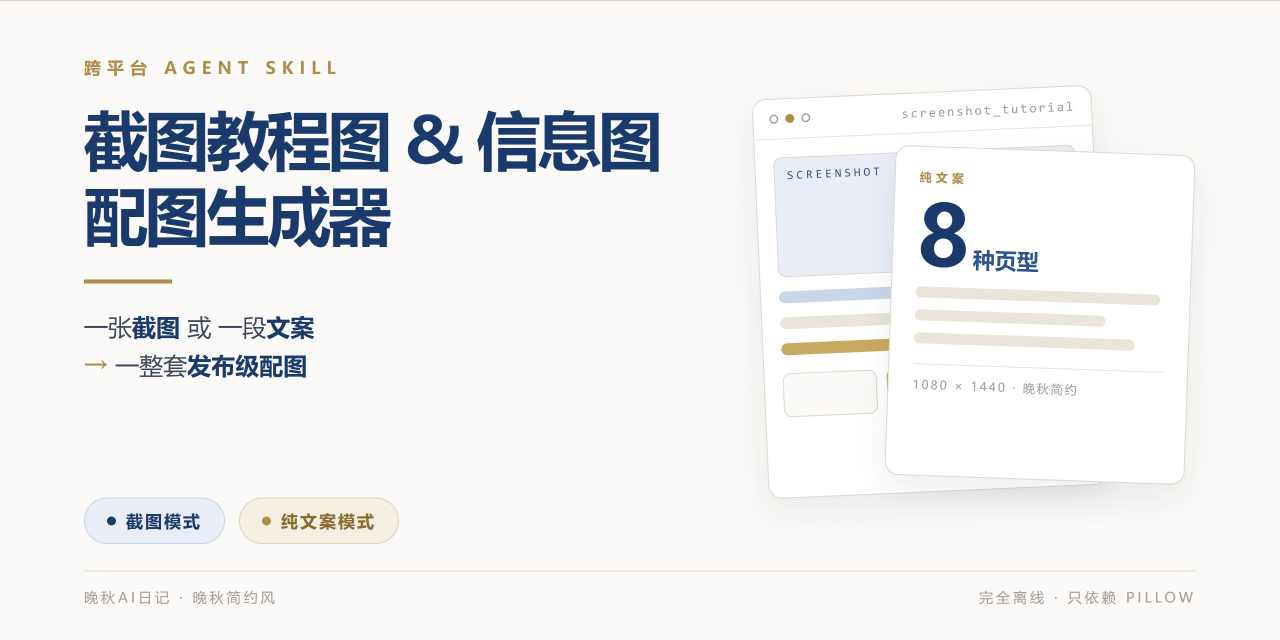
#> input picture assets/cover.png, 2560 x 1280 px (shown at 1/2 size)
$ python -i screenshot_v2.py   (imports and definitions only)
#> lines starting #> are read from the running program, lines starting #| are printed output that depends on the picture
### scripts/render.py
#!/usr/bin/env python
"""用系统浏览器(无头)把 HTML 渲染成高清 PNG。
用法: python render.py <html_path> <out_png> [width] [height] [scale]
默认 1080x1440 (3:4 竖版), scale=2 -> 输出 2160x2880。
自动查找 Edge / Chrome / Chromium。
"""
import sys, os, subprocess, tempfile, shutil, glob
import re
from html import escape as _html_escape


# ==========================================================
# 文本转义（两个渲染器共用）
# ==========================================================
# 允许保留的少量排版标签（历史配置用过 <b>/<em>），其余标签一律丢弃。
_SAFE_TAGS = ("b", "strong", "em", "i", "br")
# 必须匹配到完整的 `>` 才算标签：否则 "<script>" 只吃掉 "<script"，
# 会在页面上留下孤零零的 ">"，而保留的 "<b" 又少了闭合符会把后面正文吞掉。
_TAG_RE = re.compile(r"<\s*(/?)\s*([a-zA-Z][a-zA-Z0-9]*)([^<>]*)>")
_TOKEN = "\x01%d\x01"


# [32 lines left out: functions esc, esc_cfg, not called in this run]


def safe_env():
    """无头浏览器所需的「最小环境」。

    Windows 依赖 SYSTEMROOT/TEMP/USERPROFILE，macOS/Linux 依赖 HOME/TMPDIR/LANG；
    只保留 Windows 那套会让 Linux 上的浏览器找不到配置目录、字体回退异常。
    """
    keys = ("PATH", "SYSTEMROOT", "TEMP", "TMP", "TMPDIR", "USERPROFILE",
            "HOME", "LANG", "LC_ALL", "XDG_CONFIG_HOME", "XDG_CACHE_HOME")
    env = {k: os.environ[k] for k in keys if os.environ.get(k)}
    env.setdefault("PATH", os.environ.get("PATH", ""))
    return env


# [91 lines left out: functions file_url, find_browser, main, not called in this run]


# [2 lines that do not run on import are left out]

### scripts/screenshot_v2.py
#!/usr/bin/env python
# -*- coding: utf-8 -*-
"""screenshot_v2 —— 截图模式 × 晚秋简约风（v2 表意型排版）渲染器。

由 stylelab_20260901/make_shot_v2.py 原型移植进 skill（2026-09-01）。
设计原则承接 v2 引擎结论：
1. 纯排版 + 1px 细线，无彩虹功能色、无渐变徽章、无重投影、无 3D 插画。
2. 每页 flex 撑满 1080×1440，不允许底部大片真空。
3. 字号阶梯固定；品牌色从截图主色自动推导（降饱和、压暗成「高级感」色），
   金色 #B08D45 只做小面积强调。
4. 细节裁剪是「碎片」不是完整页面：不加浏览器假地址条，只加细线框；
   碎片高度 < 300px 时自动放大（最多 2 倍）保证可读。
5. 无头渲染必须传最小环境变量（SAFE_ENV）：宿主注入的 NODE_OPTIONS 等
   变量会让 Edge 无头模式秒退。

用法（CLI，与 run_screenshot_tutorial.py --style v2 配套）：
    python scripts/screenshot_v2.py <v2_config.json>

v2_config.json 结构（见 run_screenshot_tutorial.build_v2_config）：
    screenshot / brand / brand_main / brand_sub / url / subtitle /
    series / category / cover{kicker,title_lines,subtitle,show_screenshot,note,date} /
    items[{num,title,desc}] / details[{slug,idx,tag,title,lead,coords,value,tip,steps}]
    可选 out_dir：输出目录（默认 <skill根>/output）
"""
import collections
import colorsys
import json
import os
import shutil
import subprocess
import sys
import tempfile
import time

from PIL import Image

SCRIPT_DIR = os.path.dirname(os.path.abspath(__file__))
SKILL_ROOT = os.path.dirname(SCRIPT_DIR)
sys.path.insert(0, SCRIPT_DIR)
from render import find_browser, esc_cfg, safe_env, file_url  # noqa: E402

# 无头浏览器的最小环境（实现见 render.safe_env，跨平台通用）
SAFE_ENV = safe_env()

GOLD = "#B08D45"
GOLD2 = "#C9A961"


# ==========================================================
# 色彩：从截图推导品牌色（降饱和、压暗）
# ==========================================================
def _hsl_to_hex(h, s, v):
    r, g, b = colorsys.hsv_to_rgb(h, s, v)
    return "#%02X%02X%02X" % (round(r * 255), round(g * 255), round(b * 255))


def _pixels(im):
    """兼容 Pillow 12/14：getdata() 在 Pillow 14 移除。"""
    if hasattr(im, "get_flattened_data"):
        return im.get_flattened_data()
    return im.getdata()


def _rgb(hx):
    hx = hx.lstrip("#")
    return [int(hx[i:i + 2], 16) for i in (0, 2, 4)]


def _mix(hx1, hx2, t):
    """把 hx1 按比例 t 混进 hx2（t 越大越接近 hx1）。"""
    a, b = _rgb(hx1), _rgb(hx2)
    return "#%02X%02X%02X" % tuple(round(a[i] * t + b[i] * (1 - t)) for i in range(3))


def pick_accent(img_path, default="#1A3A6B", v=0.34, s_cap=0.60):
    """从截图里挑主色相，再压成可用作品牌色的深色。

    v / s_cap 需要按主题分别给：浅色主题压在 v=0.34（够深才压得住暖白底），
    深色主题要抬到 v=0.62（否则和 #151A22 的底糊在一起看不见）。
    """
    im = Image.open(img_path).convert("RGB").resize((72, 72))
    cand = []
    for r, g, b in _pixels(im):
        h, s, val = colorsys.rgb_to_hsv(r / 255.0, g / 255.0, b / 255.0)
        if s > 0.30 and 0.15 < val < 0.95:
            cand.append((h, s, val))
    if len(cand) < 40:
        return default
    buckets = collections.Counter(int(h * 36) for h, s, v_ in cand)
    hb = buckets.most_common(1)[0][0]
    sel = [x for x in cand if int(x[0] * 36) == hb]
    h = sum(x[0] for x in sel) / len(sel)
    s = min(s_cap, sum(x[1] for x in sel) / len(sel) + 0.10)
    return _hsl_to_hex(h, s, v)


def is_dark(img_path):
    im = Image.open(img_path).convert("L").resize((48, 48))
    px = list(_pixels(im))
    return sum(px) / len(px) < 110


def _hex_to_hsv(hx):
    hx = hx.lstrip("#")
    r, g, b = (int(hx[i:i + 2], 16) / 255.0 for i in (0, 2, 4))
    return colorsys.rgb_to_hsv(r, g, b)


def _lighten(hx, dl):
    h, s, v = _hex_to_hsv(hx)
    return _hsl_to_hex(h, s, min(0.92, v + dl))


def build_tokens(img_path):
    if is_dark(img_path):
#> in is_dark, `im = Image.open(img_path).convert("L").resize((48, 48))`:
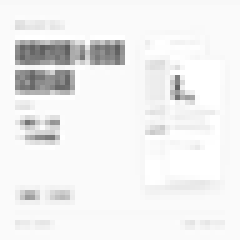
#> im: PIL image 48x48 L (shown 5 times larger); min 93, max 255, mean 239.4
#> in is_dark, `px = list(_pixels(im))`: px = 2304 values, max 255 at index 341, min 93 at index 440, mean 239.4
        base = {
            "bg": "#151A22", "ink": "#E8ECF3", "ink2": "#C2CAD8", "ink_soft": "#8B95A7",
            "line": "#333B49", "line2": "#272E3A", "card": "#1B212B",
            "brand": pick_accent(img_path, "#7FA3D8", v=0.62, s_cap=0.55),
        }
        base["brand2"] = _lighten(base["brand"], 0.14)
        base["brand_soft"] = _mix(base["brand"], base["bg"], 0.42)
        base["brand_tint"] = _mix(base["brand"], base["card"], 0.20)
    else:
        base = {
            "bg": "#FBFAF8", "ink": "#12203C", "ink2": "#3E4759", "ink_soft": "#6C7686",
            "line": "#DED9CE", "line2": "#EAE5DA", "card": "#FFFFFF",
            "brand": pick_accent(img_path, "#1A3A6B", v=0.34, s_cap=0.60),
        }
#> in pick_accent, `im = Image.open(img_path).convert("RGB").resize((72, 72))`:
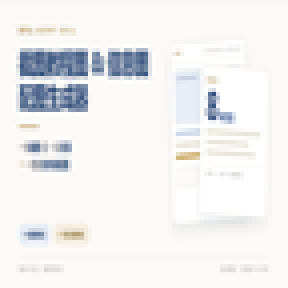
#> im: PIL image 72x72 RGB (shown 4 times larger); mean R, G, B 239, 239.7, 240.1
#> the loop in pick_accent, `for r, g, b in _pixels(im):` made 5184 passes
#> (h, s, val) on passes 1 to 3: (0.0833, 0.0161, 0.976), (0.0833, 0.0161, 0.976), (0.0833, 0.0161, 0.976)
#> after the loop in pick_accent, `for r, g, b in _pixels(im):`: cand = 209 items, first 6: (0.602, 0.385, 0.58), (0.599, 0.383, 0.584), (0.603, 0.335, 0.608), (0.601, 0.504, 0.514), (0.602, 0.443, 0.549), (0.6, 0.314, 0.624)
#> in pick_accent, `buckets = collections.Counter(int(h * 36) for h, s, v_ in cand)`: buckets = {21: 199, 4: 10}
#> in pick_accent, `hb = buckets.most_common(1)[0][0]`: hb = 21
#> in pick_accent, `sel = [x for x in cand if int(x[0] * 36) == hb]`: sel = 199 items, first 6: (0.602, 0.385, 0.58), (0.599, 0.383, 0.584), (0.603, 0.335, 0.608), (0.601, 0.504, 0.514), (0.602, 0.443, 0.549), (0.6, 0.314, 0.624)
#> in pick_accent, `h = sum(x[0] for x in sel) / len(sel)`: h = 0.6
#> in pick_accent, `s = min(s_cap, sum(x[1] for x in sel) / len(sel) + 0.10)`: s = 0.491
#> in _hsl_to_hex, `r, g, b = colorsys.hsv_to_rgb(h, s, v)`: r = 0.173; g = 0.239; b = 0.34
#> base = {'bg': '#FBFAF8', 'ink': '#12203C', 'ink2': '#3E4759', 'ink_soft': '#6C7686', 'line': '#DED9CE', 'line2': '#EAE5DA', 'card': '#FFFFFF', 'brand': '#2C3D57'}
        base["brand2"] = _lighten(base["brand"], 0.16)
        base["brand_soft"] = _mix(base["brand"], base["bg"], 0.34)
        base["brand_tint"] = _mix(base["brand"], base["bg"], 0.10)
    return base


# [273 lines left out: functions css, _page, p_cover, _shot_html, p_overview, p_detail and 3 more, not called in this run]


# [2 lines not run here, left out]

>>> result = build_tokens('../assets/cover.png')
#> result = 11 items
